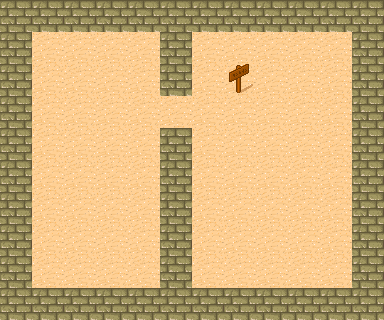

A level layout from a 2D game, rendered from its tile map. Below: a short description, then the map file with tile-grid data replaced by summaries:
An orthogonal 12x10 tile map with 32x32 px tiles, 1 tile layer (background) and 2 objects (player, box1).

<map version="1.0" orientation="orthogonal" width="12" height="10" tilewidth="32" tileheight="32">
 <tileset firstgid="1" name="map" tilewidth="32" tileheight="32" spacing="1" margin="1">
  <image source="tmw_desert_spacing.png" width="265" height="199" />
  <tile id="9">
   <properties>
    <property name="collidable" value="true" />
   </properties>
  </tile>
  <tile id="45">
   <properties>
    <property name="des" value="true" />
   </properties>
  </tile>
 </tileset>
 <layer name="background" width="12" height="10">
  <data>[120 cells, 120 non-empty, 3 distinct tile ids]</data>
 </layer>
 <objectgroup name="player" width="12" height="10">
  <object name="player" x="128" y="64" width="32" height="32" />
  <object name="box1" x="192" y="64" width="32" height="32" />
 </objectgroup>
</map>
